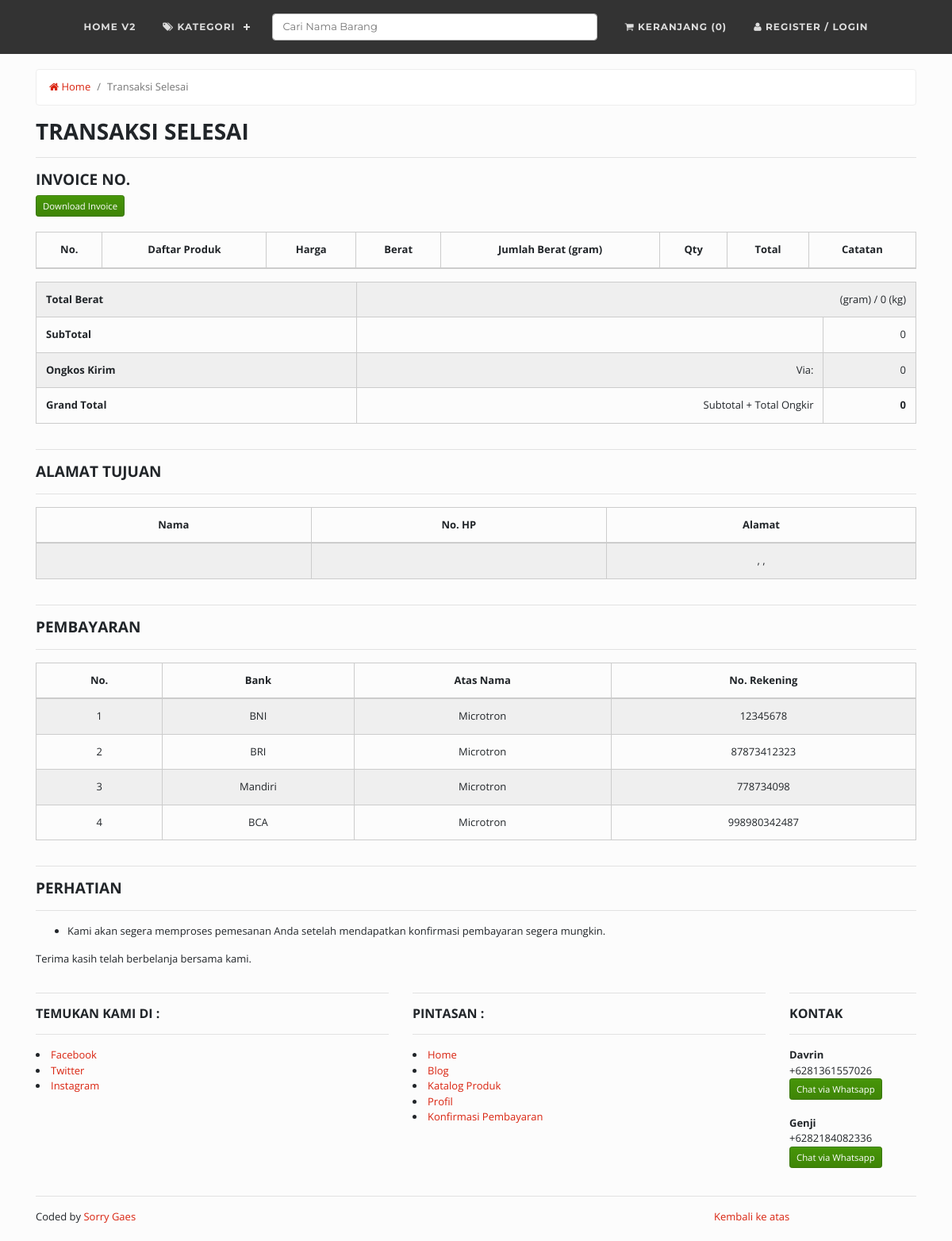
The page /index.php/cart/checkout on the database its author committed.
### tables this page shows
CREATE TABLE `bank` (
  `id_bank` int(11) NOT NULL,
  `nama_bank` varchar(100) NOT NULL,
  `atas_nama` varchar(100) NOT NULL,
  `norek` varchar(100) NOT NULL,
  `logo` varchar(100) NOT NULL
);

CREATE TABLE `kontak` (
  `id_kontak` int(11) NOT NULL,
  `nama` char(50) NOT NULL,
  `nohp` char(50) NOT NULL
);

### application/controllers/Cart.php (called while the page is built, shortened)
<?php
class Cart extends CI_Controller {
	function __construct()
  {
		$this->load->helper('berat_helper');
		$this->load->model('Bank_model');
		$this->load->model('Cart_model');
    $this->load->model('Company_model');
    $this->load->model('Kontak_model');
		$this->load->model('Produk_model');
		$this->data['company_data'] 			= $this->Company_model->get_by_company();
    $this->data['kontak'] 						= $this->Kontak_model->get_all();
		$this->data['total_cart_navbar'] 	= $this->Cart_model->total_cart_navbar();
  }
	public function checkout()
	{
		$this->data['title'] 							= 'Transaksi Selesai';
		$id_trans = $this->input->post('id_trans');
		$data = array(
			'kurir'  		=> $this->input->post('kurir'),
			'ongkir' 		=> $this->input->post('ongkir'),
			'service'  	=> $this->input->post('service'),
			'status'		=> '1',
		);
		$this->Cart_model->checkout($id_trans,$data);
		$this->data['cart_finished']	    			= $this->Cart_model->get_cart_per_customer_finished($id_trans);
		$this->data['customer_data'] 						= $this->Cart_model->get_data_customer();
		$this->data['total_berat_dan_subtotal'] = $this->Cart_model->get_total_berat_dan_subtotal_finished($id_trans);
		$this->data['data_bank'] 								= $this->Bank_model->get_all();
		$this->load->view('front/cart/finished', $this->data);
	}
}

### index.php (called while the page is built, shortened)
<?php
require_once BASEPATH.'core/CodeIgniter.php';

### application/models/Cart_model.php (called while the page is built, shortened)
<?php  if ( ! defined('BASEPATH')) exit('No direct script access allowed');
class Cart_model extends CI_Model
{
  public $table   = 'transaksi';
  public $table2  = 'transaksi_detail';
  public $id      = 'id_trans';
  public function total_cart_navbar()
  {
    $this->db->join('transaksi', 'transaksi_detail.trans_id = transaksi.id_trans');
    $this->db->where('user', $this->session->userdata('user_id'));
    $this->db->where('status','0');
    return $this->db->get($this->table2)->num_rows();
  }
  function get_cart_per_customer_finished($invoice)
  {
    $this->db->join('produk', 'transaksi_detail.produk_id = produk.id_produk');
    $this->db->join('transaksi', 'transaksi_detail.trans_id = transaksi.id_trans');
    $this->db->join('users', 'transaksi.user_id = users.id');
    $this->db->where('transaksi.id_trans', $invoice);
    $this->db->where('user', $this->session->userdata('user_id'));
    $this->db->where('status','1');
    return $this->db->get($this->table2)->result();
  }
  function get_data_customer()
  {
    $this->db->join('provinsi', 'provinsi.id_provinsi = users.provinsi');
    $this->db->join('kota', 'kota.id_kota = users.kota');
    $this->db->join('transaksi', 'users.id = transaksi.user_id');
    $this->db->order_by('transaksi.id_trans', 'DESC');
    $this->db->limit('1');
    $this->db->where('user_id', $this->session->userdata('user_id'));
    return $this->db->get('users')->row();
  }
  function get_total_berat_dan_subtotal_finished($invoice)
  {
    $this->db->select_sum('total_berat');
    $this->db->select_sum('subtotal');
    $this->db->join('transaksi', 'transaksi_detail.trans_id = transaksi.id_trans');
    $this->db->where('user', $this->session->userdata('user_id'));
    $this->db->where('status','1');
    $this->db->where('transaksi.id_trans', $invoice);
    return $this->db->get($this->table2)->row();
  }
  function checkout($id, $data)
  {
    $this->db->where($this->id,$id);
    $this->db->where('user_id', $this->session->userdata('user_id'));
    $this->db->where('status','0');
    $this->db->update($this->table, $data);
  }
}

### application/helpers/berat_helper.php (called while the page is built)
<?php
function berat($string)
{
 $string  = $string / 1000;
 return $string;
}
?>

### application/models/Bank_model.php (called while the page is built, shortened)
<?php  if ( ! defined('BASEPATH')) exit('No direct script access allowed');
class Bank_model extends CI_Model
{
  public $table = 'bank';
  function get_all()
  {
    return $this->db->get($this->table)->result();
  }
}

### application/models/Kontak_model.php (called while the page is built, shortened)
<?php  if ( ! defined('BASEPATH')) exit('No direct script access allowed');
class Kontak_model extends CI_Model
{
  public $table = 'kontak';
  function get_all()
  {
    return $this->db->get($this->table)->result();
  }
}

### application/views/front/navhelp.php (the view, shortened to what this page needs)
<div id='cssmenu' class="align-center">
  <ul>
    <li><a href='<?php echo base_url() ?>'>Home V2</a></li>
    <li class='active'><a href='#'><i class="fa fa-tags"></i> Kategori</a>
    </li>
    <li>
      <a href="#">
        <?php echo form_open('produk/cari_produk') ?>
          <input class="form-control mr-md-2" type="text" name="cari" size="50" placeholder="Cari Nama Barang">
        <?php echo form_close() ?>
      </a>
    </li>
    <?php if(isset($_SESSION['identity']) && $_SESSION['usertype'] == '2'){ ?>
      <li><a href="<?php echo base_url('cart') ?>"><i class="fa fa-shopping-cart"></i> Keranjang (0)</a></li>
    <?php } else { ?>
      <li><a href="<?php echo base_url('auth/register') ?>"><i class="fa fa-shopping-cart"></i> Keranjang (0)</a></li>
    <?php } ?>
    <?php if(isset($_SESSION['identity']) && $_SESSION['usertype'] == '2'){ ?>
    <li>
      <a href="#" id="navbarDropdown" role="button" data-toggle="dropdown" aria-haspopup="true" aria-expanded="false">
        <i class="fa fa-user"></i> Hi, <?php echo $this->session->userdata('username') ?>
      </a>
      <ul>
        <li><a href="#">E-Money : Rp.10.000</a></li>
        <li><a href="<?php echo base_url('cart/history/')?>">Riwayat Transaksi</a></li>
        <li><a href="<?php echo base_url('konfirmasi_pembayaran') ?>">Konfirm Pembayaran</a></li>
        <li><a href="<?php echo base_url('auth/profil') ?>">Profil Saya</a></li>
        <li><a href="<?php echo base_url('auth/edit_profil/').$this->session->userdata('user_id') ?>">Edit Profil</a></li>
        <li><a href="<?php echo base_url('auth/logout') ?>">Logout</a></li>
      </ul>
    </li>
    <?php } else { ?>
    <li><a href="<?php echo base_url('auth/register') ?>"><i class="fa fa-user"></i> Register / Login</a></li>
    <?php } ?>
  </ul>
</div>
<br>

### application/views/front/header.php (shortened to what this page needs)
<!doctype html>
<html lang="en">
<head>
	<link href="<?php echo base_url()?>assets/template/frontend/css/theme/simplex.css" rel="stylesheet" type="text/css" />
  <link href="<?php echo base_url()?>assets/template/frontend/css/custom.css" rel="stylesheet">
  <link href="<?php echo base_url()?>assets/plugins/font-awesome/css/font-awesome.min.css" rel="stylesheet" type="text/css" />
  <link href="<?php echo base_url()?>assets/plugins/datepicker/css/bootstrap-datepicker3.css" rel="stylesheet" type="text/css" />
	<link rel="stylesheet" href="<?php echo base_url('assets/plugins/slider/slippry-1.4.0/dist/')?>slippry.css" />
	<link href="<?php echo base_url('assets/plugins/cssmenu/') ?>styles.css" rel="stylesheet">
</head>
<body>

### application/views/front/cart/finished.php (shortened to what this page needs)
<?php $this->load->view('front/header'); ?>
<?php $this->load->view('front/navhelp'); ?>
<div class="container">
	<div class="row">
    <div class="col-sm-12 col-lg-12">
			<nav aria-label="breadcrumb">
			  <ol class="breadcrumb">
			    <li class="breadcrumb-item"><a href="<?php echo base_url() ?>"><i class="fa fa-home"></i> Home</a></li>
					<li class="breadcrumb-item active">Transaksi Selesai</li>
			  </ol>
			</nav>
    </div>
    <div class="col-lg-12"><h1>Transaksi Selesai</h1><hr>
			<h4>INVOICE NO. <?php echo $customer_data->id_trans ?></h4>
			<?php echo form_open('cart/download_invoice/'.$customer_data->id_trans) ?>
				<button type="submit" name="download_invoice" class="btn btn-sm btn-success">Download Invoice</button>
			<?php echo form_close() ?>
			<br>
			<div class="row">
			  <div class="col-lg-12">
          <div class="box-body table-responsive padding">
            <table id="datatable" class="table table-striped table-bordered">
              <thead>
                <tr>
                  <th style="text-align: center">No.</th>
                  <th style="text-align: center">Daftar Produk</th>
									<th style="text-align: center">Harga</th>
                  <th style="text-align: center">Berat</th>
                  <th style="text-align: center">Jumlah Berat (gram)</th>
									<th style="text-align: center">Qty</th>
                  <th style="text-align: center">Total</th>
									<th style="text-align: center">Catatan</th>
                </tr>
              </thead>
            </table>
  			  </div>
  			</div>
  		</div>
			<div class="row">
				<div class="col-lg-12">
					<table class="table table-striped table-bordered">
			  <tbody>
					<tr>
						<th>Total Berat</th>
						<td colspan="2" align="right"><?php echo $total_berat_dan_subtotal->total_berat ?> (gram) / <?php echo berat($total_berat_dan_subtotal->total_berat) ?> (kg)</td>
					</tr>
			    <tr>
						<th>SubTotal</th>
						<td></td>
						<td align="right"><?php echo number_format($total_berat_dan_subtotal->subtotal) ?></td>
					</tr>
					<tr>
			      <th>Ongkos Kirim</th>
            <td align="right">Via: <?php echo strtoupper($customer_data->kurir).' '.$customer_data->service ?></td>
			      <td align="right"><?php echo number_format($customer_data->ongkir) ?></td>
			    </tr>
					<tr>
			      <th scope="row">Grand Total</th>
			      <td align="right">Subtotal + Total Ongkir</td>
						<td align="right"><b><?php echo number_format($customer_data->ongkir + $total_berat_dan_subtotal->subtotal) ?></b></td>
			    </tr>
				</tbody>
			</table>
				</div>
			</div>
			<div class="row">
				<div class="col-lg-12">
					<hr><h4>Alamat Tujuan</h4><hr>
					<table class="table table-striped table-bordered">
						<thead>
							<tr>
								<th style="text-align: center">Nama</th>
								<th style="text-align: center">No. HP</th>
								<th style="text-align: center">Alamat</th>
							</tr>
						</thead>
						<tbody>
							<tr>
								<td align="center"><?php echo $customer_data->name ?></td>
								<td align="center"><?php echo $customer_data->phone ?></td>
								<td align="center"><?php echo $customer_data->address.', '.$customer_data->nama_provinsi.', '.$customer_data->nama_kota?></td>
							</tr>
						</tbody>
					</table>
				</div>
			</div>
			<div class="row">
				<div class="col-lg-12">
					<hr><h4>Pembayaran</h4><hr>
					<table class="table table-striped table-bordered">
						<thead>
							<tr>
								<th style="text-align: center">No.</th>
								<th style="text-align: center">Bank</th>
								<th style="text-align: center">Atas Nama</th>
								<th style="text-align: center">No. Rekening</th>
							</tr>
						</thead>
						<tbody>
							<?php $no=1; foreach($data_bank as $bank){ ?>
							<tr>
								<td align="center"><?php echo $no++ ?></td>
								<td align="center"><?php echo $bank->nama_bank ?></td>
								<td align="center"><?php echo $bank->atas_nama ?></td>
								<td align="center"><?php echo $bank->norek ?></td>
							</tr>
							<?php } ?>
						</tbody>
					</table>
				</div>
			</div>
			<div class="row">
				<div class="col-lg-12">
					<hr><h4>PERHATIAN</h4><hr>
					<ul>
						<li>Kami akan segera memproses pemesanan Anda setelah mendapatkan konfirmasi pembayaran segera mungkin.</li>
					</ul>
					<p>Terima kasih telah berbelanja bersama kami.</p>
				</div>
			</div>
	  </div>
  </div>
</div>
<?php $this->load->view('front/footer'); ?>

### application/views/front/footer.php
		<footer>
			<div class="container">
				<div class="row">
					<div class="col-lg-5">
						<hr><h5>Temukan Kami di :</h5><hr>
						<li><a href="https://facebook.com">Facebook</a></li>
						<li><a href="https://twitter.com">Twitter</a></li>
						<li><a href="https://instagram.com">Instagram</a></li>
					</div>
					<div class="col-lg-5">
						<hr><h5>Pintasan :</h5><hr>
						<li><a href="<?php echo base_url() ?>">Home</a></li>
						<li><a href="<?php echo base_url('blog/arsip') ?>">Blog</a></li>
						<li><a href="<?php echo base_url('produk/katalog') ?>">Katalog Produk</a></li>
						<li><a href="<?php echo base_url('profil') ?>">Profil</a></li>
						<li><a href="<?php echo base_url('konfirmasi_pembayaran') ?>">Konfirmasi Pembayaran</a></li>
					</div>
					<div class="col-lg-2">
						<hr><h5>Kontak</h5><hr>
						<?php foreach($kontak as $kontak){?>
							<b><?php echo $kontak->nama ?></b><br>
							+<?php echo $kontak->nohp ?><br>
							<a href="https://api.whatsapp.com/send?phone=+<?php echo $kontak->nohp ?>&text=Hi%20Gan,%20Saya%20minat%20dengan%20barangnya%20yang%20di%20website">
								<button class="btn btn-sm btn-success" type="submit" name="button">Chat via Whatsapp</button>
							</a><br><br>
						<?php } ?>
					</div>
					<div class="col-lg-12"><hr>
						<div class="row">
							<div class="col-md-9">
								Coded by <a href="#">Sorry Gaes</a>
							</div>
							<div class="col-md-3"><a href="#top">Kembali ke atas</a></div>
						</div>
					</div>
				</div>
			</div>
		</footer>
  </body>
</html>

### assets/template/frontend/css/custom.css (style rules this page uses)
body { padding-bottom: 20px; }
h1 { font-size: 28px; font-weight: bold; text-transform: uppercase; }
h4 { font-size: 19px; font-weight: bold; text-transform: uppercase; }
h5 { font-size: 16px; font-weight: bold; text-transform: uppercase; }
a:hover, a:visited, a:link, a:active { text-decoration: none; }

### rows shown on the page
bank: nama_bank "BNI", atas_nama "Microtron", norek "12345678"
bank: nama_bank "BRI", atas_nama "Microtron", norek "87873412323"
bank: nama_bank "Mandiri", atas_nama "Microtron", norek "778734098"
bank: nama_bank "BCA", atas_nama "Microtron", norek "998980342487"
kontak: nama "Davrin", nohp "6281361557026"
kontak: nama "Genji", nohp "6282184082336"

### other values the page prints
berat($total_berat_dan_subtotal->total_berat) "0"
$total_berat_dan_subtotal->subtotal "0"
$customer_data->ongkir "0"
$customer_data->ongkir + $total_berat_dan_subtotal->subtotal "0"
